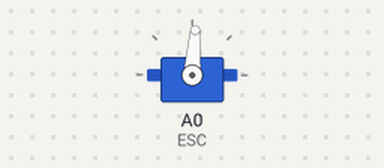
Bench run of a sketch on a simulated Arduino Uno, built with avr-gcc and run on an emulated ATmega328P. Shown: servo. What the sketch prints to the serial monitor is not drawn.

Above: at 1.1 s.
Timing chart, 0 to 6.5 s (numbered marks = the images above):
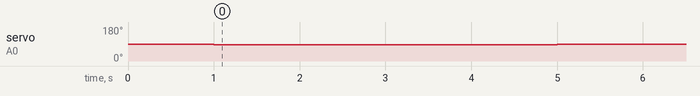

Measured:
- by itself, servo on A0 (ESC): 90° → 86° at 1.0 s, → 90° 4.0 s later

The sketch:

motortest.ino
```cpp
#include <Servo.h>
Servo ESC;     // create servo object to control the ESC
int pwmSpeed;  // value from the analog pin
int convertedSpeed;

#define ESC_MIN_THROTTLE            1070
#define ESC_MAX_THROTTLE            1852
#define ESC_MID_THROTTLE            1480
#define ESC_REVERSE_THROTTLE        1488

#define ESC_ARM_SIGNAL              1480
#define ESC_ARM_TIME                2000

unsigned long start_of_motor_arm_first = 0;
unsigned long start_of_motor_arm_second = 0;
unsigned long time_for_motor_arm = 4000;
long state = 0;
void setup() {
  Serial.begin(9600);
  // Attach the ESC on pin 9
  ESC.attach(A0,1000,2000); // (pin, min pulse width, max pulse width in microseconds)


  delay(1000);
  start_of_motor_arm_first = millis();
  state = 1;


}
void loop() {
    if (start_of_motor_arm_first + time_for_motor_arm > millis()) {
      state = 2;
      pwmSpeed = ESC_ARM_SIGNAL; // reads the value of the potentiometer (value between 0 and 1023)
    } else if (start_of_motor_arm_first + (time_for_motor_arm * 2) > millis()) {
      state = 3;
      pwmSpeed = 1500; // reads the value of the potentiometer (value between 0 and 1023)
    } else {
      state = 4;
      pwmSpeed = 1500;
    }
    convertedSpeed = pwmSpeed;//map(pwmSpeed, 0, 1023, 0, 180);   // scale it to use it with the servo library (value between 0 and 180)
    ESC.writeMicroseconds(convertedSpeed);//();    // Send the signal to the ESC
    Serial.println(state);
    delay(10);
}
```
